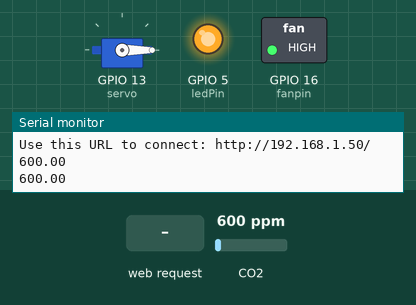
The sketch below on a simulated ESP8266 (NodeMCU). On the bench: servo, switched loads named in the sketch (green lamp = pin HIGH), output pins drawn as LEDs (lit = HIGH), the last lines printed to the serial monitor. Inputs (shaded band) come from the test bench; at power-on: CO2 600 ppm. WiFi joins after 1.5 s; servers stay silent unless stated.

Above: at 5.7 s.
5.8 s: HTTP request GET /LED=OFF received
At 7.2 s:
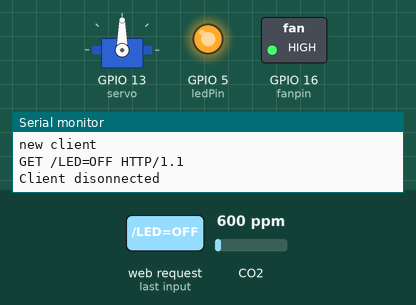
7.5 s: HTTP request GET /LED=ON received
At 8.5 s:
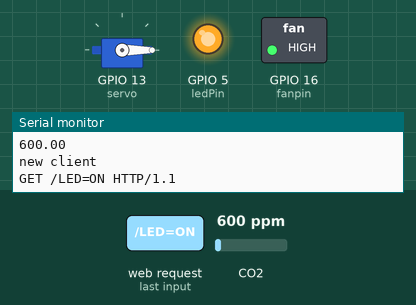
Timing chart, 0 to 10.5 s (numbered marks = the images above; inputs shaded):
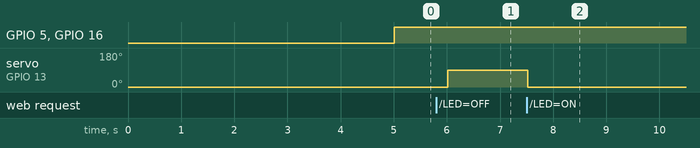

Measured:
- after the input at 5.8 s, servo on GPIO 13 (servo): 0° → 90° after 0.22 s
- after the input at 7.5 s, servo on GPIO 13 (servo): 90° → 0° at once

The sketch:

my_project.ino
```cpp
 //                           S.Selvabharathi   B.Tech IT  Rajalakshmi Engineering College
 //                           AIR MONITORING SYSTEM VIA IOT
 //                           this project is developed by Selvabharathi,Vasanthan,Purushothaman,Anirudhkrishnan for I-Quest18 and INNOVATION18 conducted by rajalakshmi engineering college.

 #include <ESP8266WiFi.h>
#include "MQ135.h"
#include <LiquidCrystal.h>
#include<Servo.h>

const char* ssid = "username";
const char* password = "password";

int airquality;
MQ135 gasSensor=MQ135(A0);

const int ledPin=5;//d1
const int fanpin=16;//d0
//int state=1;
 double latt=13.009408;
 double logg=80.004551;

Servo servo;

WiFiServer server(80);

void setup()
{
  Serial.begin(115200);
  delay(10);
   pinMode(fanpin,OUTPUT);
   pinMode(ledPin,OUTPUT);
  servo.attach(13);//d7
  servo.write(0);
  delay(2000);
  Serial.println();
  Serial.println();
  Serial.print("Connecting to ");
  Serial.println(ssid);
  WiFi.begin(ssid, password);
 while (WiFi.status() != WL_CONNECTED)
 {
    delay(500);
    Serial.print(".");
 }
  Serial.println("");
  Serial.println("WiFi connected");
   server.begin();
  Serial.println("Server started");
  delay(1000);
  Serial.print("Use this URL to connect: ");
  Serial.print("http://");
  Serial.print(WiFi.localIP());
  Serial.println("/");
}
void loop()
{
  delay(500);
  float airquality=gasSensor.getPPM();
  Serial.println( airquality);
  if(airquality<=35)
  {
    digitalWrite(fanpin,LOW);
    digitalWrite(ledPin,LOW);
  }
  else
  {
    digitalWrite(fanpin,HIGH);
    digitalWrite(ledPin,HIGH);
  }


  WiFiClient client = server.available();
  if (!client)
  {
    return;
  }


  Serial.println("new client");
  while(!client.available())
  {
    delay(1);
  }


  String request = client.readStringUntil('\r');
  Serial.println(request);
  client.flush();


  int value = HIGH;

  if (request.indexOf("/LED=ON") != -1)
  {

    servo.write(0);
    delay(1000);
  }
  if (request.indexOf("/LED=OFF") != -1)
  {

    servo.write(90);
    delay(1000);
  }

/*   if (request.indexOf("/L=ON") != -1)
  {
    digitalWrite(fanpin, HIGH);
    value = HIGH;
    state=0;
  }
  if (request.indexOf("/L=OFF") != -1)
  {
    digitalWrite(fanpin, LOW);
    value = LOW;
    state=1;
  }   */


  client.println("HTTP/1.1 200 OK");
  client.println("Content-Type: text/html");
  client.println(""); //  do not forget this one
  client.println("<!DOCTYPE HTML>");
  client.println("<meta http-equiv=\"refresh\" content=\"8\">");
  client.println("<html>");
  client.println("<head><title>CONTROL ROOM</title><style>#grad1{background:linear-gradient(orange,white,green);}</style></head>");
  client.println("<body>");
  client.println("<div id=grad1>");
  client.println("<center><b><i><u>");
  client.println("<font face=DigifaceWide size=35 color=red>HEALTH CARE</font>");
  client.println("</b></i></u></center>");
  client.println("<br>");
  client.println("<br>");
  client.println("<ul>");
  client.println("<li><b><font face=arial size=5 color=dark_red>VEHICLE NUMBER <font color=red> :  </font></b></font>TN12F0258");
  client.println("<br>");
  client.println("<br>");
  client.println("<perserve>");
  client.println("<li><b><font face=arial size=5 color=dark_red>  DATE/TIME <font color=red> :  </font></font></b> ");
  client.println("<script language=javascript>");
  client.println("var today = new Date();");
  client.println("document.write(today);");
  client.println("</script>");
  client.println("</perserve>");
  client.println("<br>");
  client.println("<br>");
  client.println("<li><b><font face=arial size=5 color=dark_red>vehicle atmosphere status<font color=red> :  </font></font><font color=teal size=4>Pure_air / contaminated_air  </font> </b> ");
  client.println("</ul>");
  client.println("<br>");


  if(airquality>35)
  {
  client.println("<center><h1><font color=green>CONTAMINATED  AIR  FOUND</font></h1></center>");
  client.println("<marquee direction=left bgcolor=yellow><font color=red size=5>ALERT !!! ALERT !!! ALERT</marquee></font>");
    client.println("<br>");
  client.println("<br>");
   }


  client.println("<pre>");
  client.println("<ul>");
  client.println("<li><b><font face=arial size=5 color=dark_red>OPEN CAR WINDOW<font color=red> : </font></b></font>");
  client.println("<br>");
  client.println("<a href=\"/LED=ON\"\"><button>OPEN</button></a><br>");
  client.println("<a href=\"/LED=OFF\"\"><button>CLOSE</button></a><br>");
  client.println("<li><b><font face=arial size=5 color=dark_red>RUN EXHAUST FAN<font color=red> : </font></b></font>");
  client.println("<a href=\"/L=ON\"\"><button>ON</button></a><br>");
  client.println("<a href=\"/L=OFF\"\"><button>OFF</button></a><br>");
  client.println("</ul>");
  client.println("</pre>");
  client.println("</div>");
  client.println("<pre>");
  client.println("<li><b><font face=arial size=5 color=dark_red>VEHICLE POSITION <font color=red>");
  client.println("<li><b><font face=arial size=5 color=dark_red>lattitude<font color=red> :  </font></b></font>");client.println(latt);client.println("<li><b><font face=arial size=5 color=dark_red>longitude<font color=red> :  </font></b></font>");client.println(logg);
  client.println("</pre>");
  client.println("</body>");
  client.println("</html>");

  delay(1);
  Serial.println("Client disonnected");
  Serial.println("");

}
```
